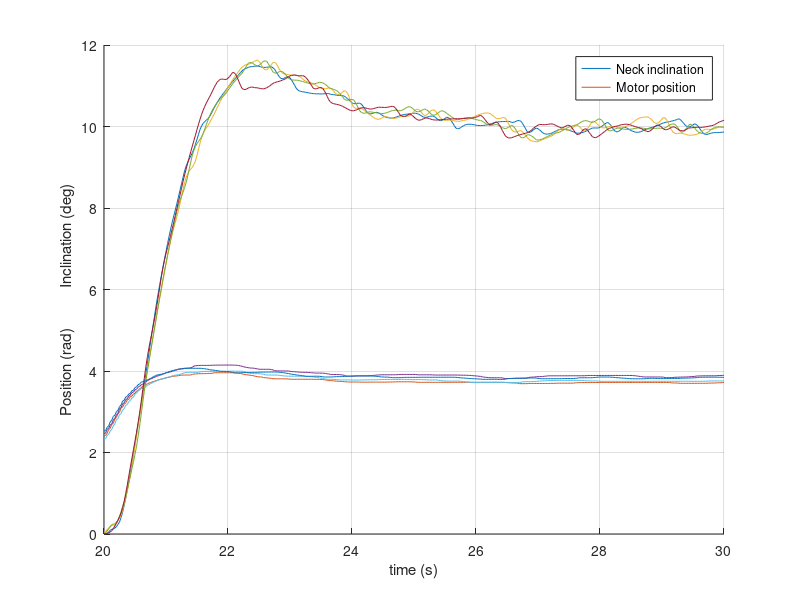
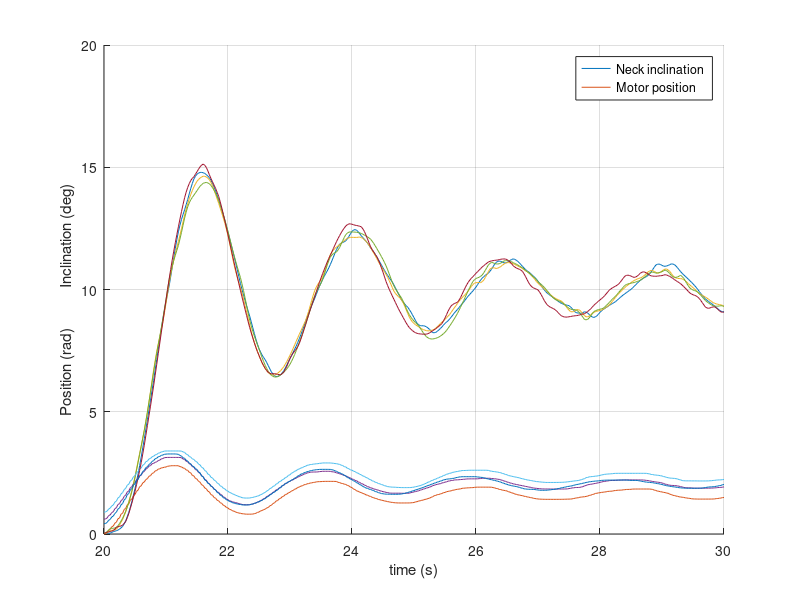

Write MATLAB code to recreate these figures, in order.
clear;close all;
% data=csvread("data/id000response.csv")
% t=data(:,1);
% incli=data(:,2);
% motor=data(:,3);
% 
% 
% fig=figure; hold on;grid on;
% 
% plot(t,incli);
% plot(t,motor);
% 
% ylabel(' Position (rad)          Inclination (deg)      ');
% xlabel('time (s)');
% legend('Neck inclination', 'Motor position','Location','best');
% saveas(fig,'fig/avgtimeResponse','epsc');

fig=figure; hold on;grid on;


data=csvread("data/step/fra000stepresponse.csv")
t=data(:,1);
incli=data(:,2);
motor=data(:,3);
plot(t,incli);
plot(t,motor);

data=csvread("data/step/fra200stepresponse.csv")
t=data(:,1);
incli=data(:,2);
motor=data(:,3);
plot(t,incli);
plot(t,motor);

data=csvread("data/step/fra400stepresponse.csv")
t=data(:,1);
incli=data(:,2);
motor=data(:,3);
plot(t,incli);
plot(t,motor);

data=csvread("data/step/fra600stepresponse.csv")
t=data(:,1);
incli=data(:,2);
motor=data(:,3);
plot(t,incli);
plot(t,motor);

ylabel(' Position (rad)          Inclination (deg)      ');
xlabel('time (s)');
legend('Neck inclination', 'Motor position','Location','best');
saveas(fig,'fig/fratimeResponse','epsc');

fig=figure; hold on;grid on;


data=csvread("data/step/int000stepresponse.csv")
t=data(:,1);
incli=data(:,2);
motor=data(:,3);
plot(t,incli);
plot(t,motor);

data=csvread("data/step/int200stepresponse.csv")
t=data(:,1);
incli=data(:,2);
motor=data(:,3);
plot(t,incli);
plot(t,motor);

data=csvread("data/step/int400stepresponse.csv")
t=data(:,1);
incli=data(:,2);
motor=data(:,3);
plot(t,incli);
plot(t,motor);

data=csvread("data/step/int600stepresponse.csv")
t=data(:,1);
incli=data(:,2);
motor=data(:,3);
plot(t,incli);
plot(t,motor);

ylabel(' Position (rad)          Inclination (deg)      ');
xlabel('time (s)');
legend('Neck inclination', 'Motor position','Location','best');
saveas(fig,'fig/inttimeResponse','epsc');


